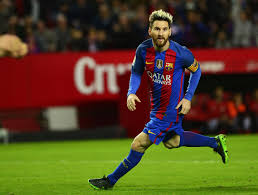
#> input picture Open CV/messi.jpeg, 258 x 195 px, found by its file name
$ python edges_1.py
#> lines starting #> are read from the running program, lines starting #| are printed output that depends on the picture
import cv2
import numpy as np
from matplotlib import pyplot as plt

img = cv2.imread('messi.jpeg',0)
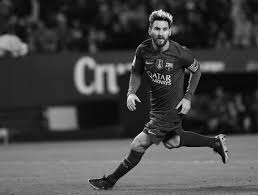
#> img: shape (195, 258); min 0, max 242, mean 68.1
edges = cv2.Canny(img,100,200)
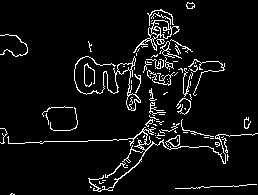
#> edges: shape (195, 258); 6% white in thin lines or dots

plt.subplot(121),plt.imshow(img,cmap = 'gray')
plt.title('Original Image'), plt.xticks([]), plt.yticks([])
plt.subplot(122),plt.imshow(edges,cmap = 'gray')
plt.title('Edge Image'), plt.xticks([]), plt.yticks([])

plt.show()
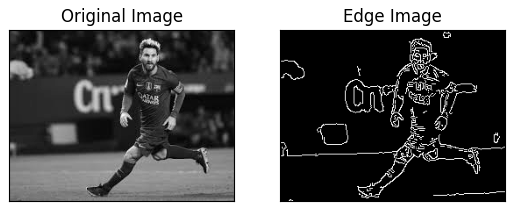
#> figure drawn by matplotlib, 2 panels
